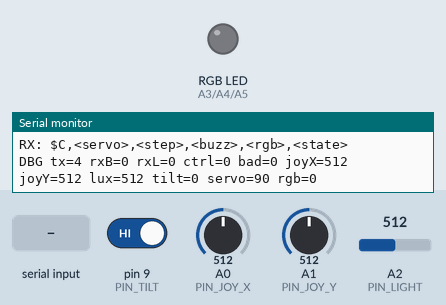
Recording of a sketch running on a simulated Arduino Uno, built with avr-gcc and run on an emulated ATmega328P. Shown: an RGB LED mixed from three pins (HIGH = lit), the last lines printed to the serial monitor. Inputs (shaded band) come from the test bench; at power-on: pin 9 (PIN_TILT) HIGH, A0 (PIN_JOY_X) = 512, A1 (PIN_JOY_Y) = 512, A2 (PIN_LIGHT) = 512.

Above: at 1.2 s.
1.3 s: "$C,90,45,200,10,150\n" received over the second serial link
At 2.5 s:
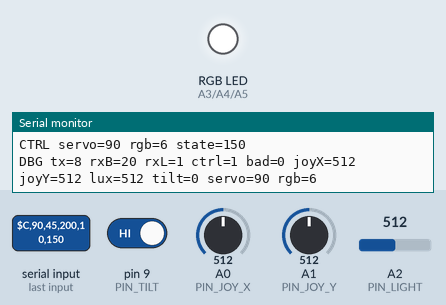
2.8 s: "$\n" received over the second serial link
4.3 s: "90,45\n" received over the second serial link
Timing chart, 0 to 7.3 s (numbered marks = the images above; inputs shaded):
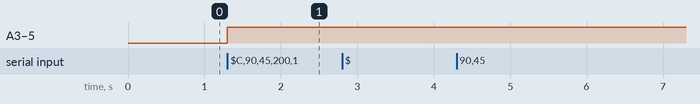

The sketch:

aegis_transport_probe.ino
```cpp
#include <SoftwareSerial.h>
#include <stdio.h>

static const int BUS_RX = 10;
static const int BUS_TX = 11;

static const int PIN_TILT = 9;
static const int PIN_JOY_X = A0;
static const int PIN_JOY_Y = A1;
static const int PIN_LIGHT = A2;
static const int PIN_RGB_R = A3;
static const int PIN_RGB_G = A4;
static const int PIN_RGB_B = A5;

SoftwareSerial bus(BUS_RX, BUS_TX);

char busLine[96];
int busLineIdx = 0;

int g_servoDeg = 90;
int g_rgbCode = 0;
int g_roundState = 0;

unsigned long g_busRxBytes = 0;
unsigned long g_busRxLines = 0;
unsigned long g_ctrlFrames = 0;
unsigned long g_badFrames = 0;
unsigned long g_txFrames = 0;
unsigned long g_lastTxMs = 0;
unsigned long g_lastLogMs = 0;

static int clampInt(int v, int lo, int hi) {
  if (v < lo) return lo;
  if (v > hi) return hi;
  return v;
}

static void applyRgbCode(int code) {
  int r = LOW;
  int g = LOW;
  int b = LOW;

  switch (code) {
    case 1: g = HIGH; break;
    case 2: r = HIGH; g = HIGH; break;
    case 3: r = HIGH; break;
    case 4: g = HIGH; b = HIGH; break;
    case 5: r = HIGH; b = HIGH; break;
    case 6: r = HIGH; g = HIGH; b = HIGH; break;
    default: break;
  }

  digitalWrite(PIN_RGB_R, r);
  digitalWrite(PIN_RGB_G, g);
  digitalWrite(PIN_RGB_B, b);
}

static void parseControl(const char *line) {
  int servo = 90;
  int stepMode = 0;
  int buzzMode = 0;
  int rgbCode = 0;
  int roundState = 0;

  if (sscanf(line, "$C,%d,%d,%d,%d,%d", &servo, &stepMode, &buzzMode, &rgbCode, &roundState) == 5) {
    g_servoDeg = clampInt(servo, 0, 180);
    g_rgbCode = clampInt(rgbCode, 0, 6);
    g_roundState = roundState;
    g_ctrlFrames++;

    applyRgbCode(g_rgbCode);

    Serial.print("CTRL servo=");
    Serial.print(g_servoDeg);
    Serial.print(" rgb=");
    Serial.print(g_rgbCode);
    Serial.print(" state=");
    Serial.println(g_roundState);
    return;
  }

  g_badFrames++;
  Serial.print("BAD ");
  Serial.println(line);
}

static void pollBus(void) {
  while (bus.available()) {
    char c = (char)bus.read();
    g_busRxBytes++;

    if (c == '\r' || c == '\n') {
      busLine[busLineIdx] = '\0';
      if (busLineIdx > 0) {
        g_busRxLines++;
        parseControl(busLine);
      }
      busLineIdx = 0;
      continue;
    }

    if (c == '$') {
      busLineIdx = 0;
    }

    if (busLineIdx < (int)sizeof(busLine) - 1) {
      busLine[busLineIdx++] = c;
    }
  }
}

static void sendSensorFrame(void) {
  unsigned long now = millis();
  int joyX;
  int joyY;
  int lux;
  int tilt;
  int sector;
  int distCm;
  char frame[128];

  if (now - g_lastTxMs < 250) return;
  g_lastTxMs = now;

  joyX = analogRead(PIN_JOY_X);
  joyY = analogRead(PIN_JOY_Y);
  lux = analogRead(PIN_LIGHT);
  tilt = (digitalRead(PIN_TILT) == LOW) ? 1 : 0;

  sector = (joyY * 15) / 1023;
  distCm = 80 + ((1023 - joyX) * 320) / 1023;

  snprintf(frame,
           sizeof(frame),
           "$S,%lu,%d,%d,%d,%d,%d,%d,%d,%d\n",
           now,
           sector,
           distCm,
           lux,
           tilt,
           250,
           500,
           joyY,
           joyX);

  bus.print(frame);
  bus.listen();
  g_txFrames++;
}

void setup() {
  Serial.begin(115200);
  bus.begin(9600);
  bus.listen();

  pinMode(PIN_TILT, INPUT_PULLUP);
  pinMode(PIN_RGB_R, OUTPUT);
  pinMode(PIN_RGB_G, OUTPUT);
  pinMode(PIN_RGB_B, OUTPUT);

  applyRgbCode(g_rgbCode);

  Serial.println("AEGIS transport probe ready");
  Serial.println("TX: periodic $S frames");
  Serial.println("RX: $C,<servo>,<step>,<buzz>,<rgb>,<state>");
}

void loop() {
  int joyX;
  int joyY;
  int lux;
  int tilt;

  pollBus();
  sendSensorFrame();

  if (millis() - g_lastLogMs < 1000) return;
  g_lastLogMs = millis();

  joyX = analogRead(PIN_JOY_X);
  joyY = analogRead(PIN_JOY_Y);
  lux = analogRead(PIN_LIGHT);
  tilt = (digitalRead(PIN_TILT) == LOW) ? 1 : 0;

  Serial.print("DBG tx=");
  Serial.print(g_txFrames);
  Serial.print(" rxB=");
  Serial.print(g_busRxBytes);
  Serial.print(" rxL=");
  Serial.print(g_busRxLines);
  Serial.print(" ctrl=");
  Serial.print(g_ctrlFrames);
  Serial.print(" bad=");
  Serial.print(g_badFrames);
  Serial.print(" joyX=");
  Serial.print(joyX);
  Serial.print(" joyY=");
  Serial.print(joyY);
  Serial.print(" lux=");
  Serial.print(lux);
  Serial.print(" tilt=");
  Serial.print(tilt);
  Serial.print(" servo=");
  Serial.print(g_servoDeg);
  Serial.print(" rgb=");
  Serial.println(g_rgbCode);
}
```

Measured:
- after the input at 1.3 s, A3 (PIN_RGB_R), A4 (PIN_RGB_G), A5 (PIN_RGB_B): LOW → HIGH at once
